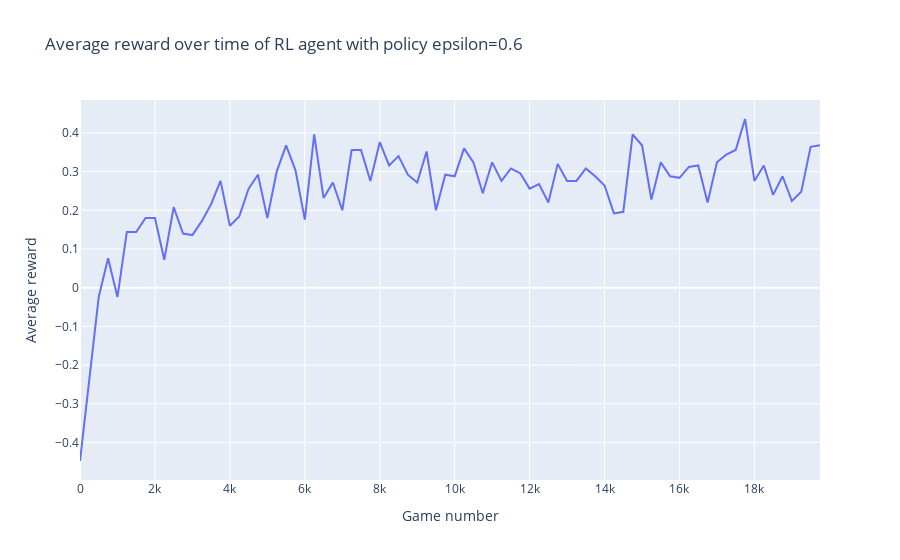

Here is the notebook cell this chart was saved with:
### Code cell
epsilon = 0.6

player_opt = OptimalPlayer(epsilon=0.5)
agent = DQN_agent(epsilon=epsilon)

winnerList = play_games(player_opt, agent, maxGames=20_000)

groupSize = 250
y=winnerList.reshape(winnerList.size//groupSize, groupSize).mean(axis=1)
x=np.arange(y.size)*groupSize

fig = px.line(x=x, y=y, title=f'Average reward over time of RL agent with policy epsilon={epsilon}')
fig.update_layout(xaxis_title='Game number', yaxis_title='Average reward')
fig.show()

### Figure 1 — Plotly figure (JSON) as saved in the notebook; plotly's stock layout.template omitted (floating-point values rounded to 4 significant figures)
{"data": [{"hovertemplate": "x=%{x}<br>y=%{y}<extra></extra>", "legendgroup": "", "line": {"color": "#636efa", "dash": "solid"}, "marker": {"symbol": "circle"}, "mode": "lines", "name": "", "orientation": "v", "showlegend": false, "type": "scatter", "x": [0, 250, 500, 750, 1000, 1250, 1500, 1750, 2000, 2250, 2500, 2750, 3000, 3250, 3500, 3750, 4000, 4250, 4500, 4750, 5000, 5250, 5500, 5750, 6000, 6250, 6500, 6750, 7000, 7250, 7500, 7750, 8000, 8250, 8500, 8750, 9000, 9250, 9500, 9750, 10000, 10250, 10500, 10750, 11000, 11250, 11500, 11750, 12000, 12250, 12500, 12750, 13000, 13250, 13500, 13750, 14000, 14250, 14500, 14750, 15000, 15250, 15500, 15750, 16000, 16250, 16500, 16750, 17000, 17250, 17500, 17750, 18000, 18250, 18500, 18750, 19000, 19250, 19500, 19750], "xaxis": "x", "y": [-0.448, -0.232, -0.024, 0.076, -0.024, 0.144, 0.144, 0.18, 0.18, 0.072, 0.208, 0.14, 0.136, 0.172, 0.216, 0.276, 0.16, 0.184, 0.256, 0.292, 0.18, 0.3, 0.368, 0.304, 0.176, 0.396, 0.232, 0.272, 0.2, 0.356, 0.356, 0.276, 0.376, 0.316, 0.34, 0.292, 0.272, 0.352, 0.2, 0.292, 0.288, 0.36, 0.324, 0.244, 0.324, 0.276, 0.308, 0.296, 0.256, 0.268, 0.22, 0.32, 0.276, 0.276, 0.308, 0.288, 0.264, 0.192, 0.196, 0.396, 0.368, 0.228, 0.324, 0.288, 0.284, 0.312, 0.316, 0.22, 0.324, 0.344, 0.356, 0.436, 0.276, 0.316, 0.24, 0.288, 0.224, 0.248, 0.364, 0.368], "yaxis": "y"}], "layout": {"legend": {"tracegroupgap": 0}, "title": {"text": "Average reward over time of RL agent with policy epsilon=0.6"}, "xaxis": {"anchor": "y", "domain": [0, 1], "title": {"text": "Game number"}}, "yaxis": {"anchor": "x", "domain": [0, 1], "title": {"text": "Average reward"}}}}
